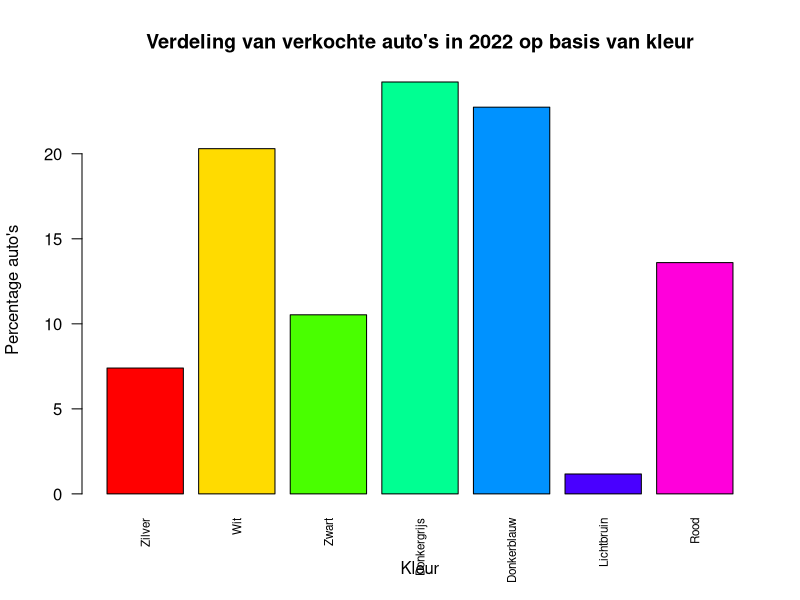

The R script that drew this image:
# 1. Variabele met alle kleuren
kleuren <- c("Zilver", "Wit", "Zwart", "Donkergrijs", "Donkerblauw", "Lichtbruin", "Rood")

# 2. Variabele met alle percentages
percentages <- c(7.4, 20.3, 10.53, 24.22, 22.74, 1.17, 13.6)

# 3. Som van alle percentages
som_percentages <- sum(percentages)
print(paste("De totale som van alle percentages is:", som_percentages, "%."))

# 4. Staafdiagram van de gegevens
barplot(percentages, names.arg = kleuren, main = "Verdeling van verkochte auto's in 2022 op basis van kleur", xlab = "Kleur", ylab = "Percentage auto's", col = rainbow(length(kleuren)), las = 2, cex.names = 0.7)
